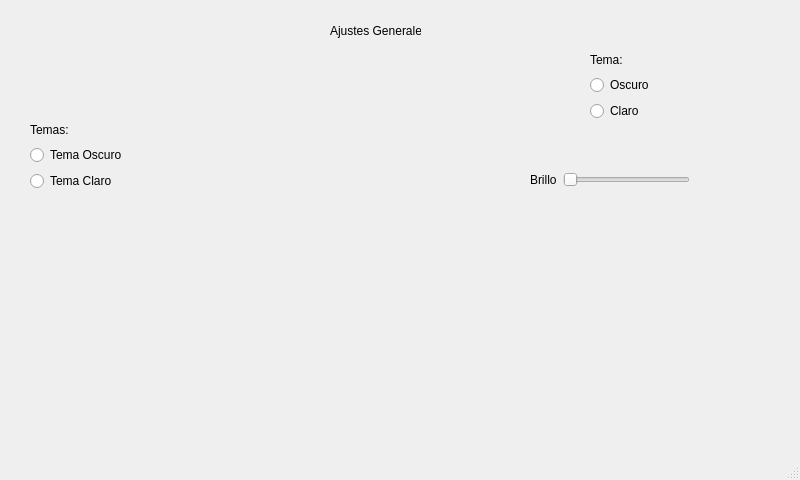
<?xml version="1.0" encoding="UTF-8"?>
<ui version="4.0">
 <class>MainWindow</class>
 <widget class="QMainWindow" name="MainWindow">
  <property name="geometry">
   <rect>
    <x>0</x>
    <y>0</y>
    <width>800</width>
    <height>480</height>
   </rect>
  </property>
  <property name="windowTitle">
   <string>Ajustes Generales</string>
  </property>
  <widget class="QWidget" name="centralwidget">
   <widget class="QWidget" name="gridLayoutWidget">
    <property name="geometry">
     <rect>
      <x>590</x>
      <y>50</y>
      <width>91</width>
      <height>71</height>
     </rect>
    </property>
    <layout class="QGridLayout" name="gridLayout">
     <item row="3" column="0">
      <widget class="QRadioButton" name="radioButton">
       <property name="text">
        <string>Claro</string>
       </property>
      </widget>
     </item>
     <item row="2" column="0">
      <widget class="QRadioButton" name="radioButton_2">
       <property name="text">
        <string>Oscuro</string>
       </property>
      </widget>
     </item>
     <item row="1" column="0">
      <widget class="QLabel" name="label">
       <property name="text">
        <string>Tema:</string>
       </property>
      </widget>
     </item>
    </layout>
   </widget>
   <widget class="QWidget" name="gridLayoutWidget_2">
    <property name="geometry">
     <rect>
      <x>30</x>
      <y>120</y>
      <width>91</width>
      <height>71</height>
     </rect>
    </property>
    <layout class="QGridLayout" name="gridLayout_2">
     <item row="2" column="0">
      <widget class="QRadioButton" name="radioButton_4">
       <property name="text">
        <string>Tema Oscuro</string>
       </property>
      </widget>
     </item>
     <item row="3" column="0">
      <widget class="QRadioButton" name="radioButton_3">
       <property name="text">
        <string>Tema Claro</string>
       </property>
      </widget>
     </item>
     <item row="1" column="0">
      <widget class="QLabel" name="label_2">
       <property name="text">
        <string>Temas:</string>
       </property>
      </widget>
     </item>
    </layout>
   </widget>
   <widget class="QLabel" name="label_3">
    <property name="geometry">
     <rect>
      <x>330</x>
      <y>10</y>
      <width>91</width>
      <height>41</height>
     </rect>
    </property>
    <property name="text">
     <string>Ajustes Generales</string>
    </property>
   </widget>
   <widget class="QWidget" name="horizontalLayoutWidget">
    <property name="geometry">
     <rect>
      <x>530</x>
      <y>140</y>
      <width>160</width>
      <height>80</height>
     </rect>
    </property>
    <layout class="QHBoxLayout" name="horizontalLayout">
     <item>
      <widget class="QLabel" name="label_4">
       <property name="text">
        <string>Brillo</string>
       </property>
      </widget>
     </item>
     <item>
      <widget class="QSlider" name="horizontalSlider">
       <property name="orientation">
        <enum>Qt::Horizontal</enum>
       </property>
      </widget>
     </item>
    </layout>
   </widget>
  </widget>
  <widget class="QMenuBar" name="menubar">
   <property name="geometry">
    <rect>
     <x>0</x>
     <y>0</y>
     <width>800</width>
     <height>20</height>
    </rect>
   </property>
  </widget>
  <widget class="QStatusBar" name="statusbar"/>
 </widget>
 <resources/>
 <connections/>
</ui>
